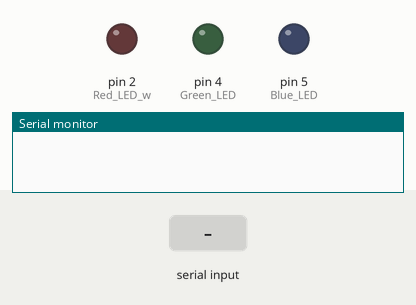
This sketch was run on a simulated Arduino Uno, built with avr-gcc and run on an emulated ATmega328P. On the bench: output pins drawn as LEDs (lit = HIGH), the last lines printed to the serial monitor. The inputs (shaded band) are chosen by the test bench.

Above: at 1.2 s.
1.3 s: "p" received over Serial
At 1.42 s:
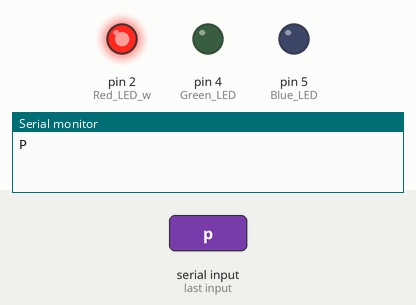
Timing chart, 0 to 4.3 s (numbered marks = the images above; inputs shaded):
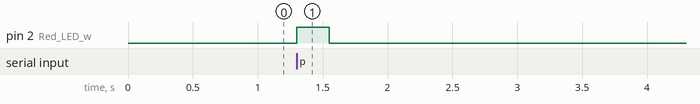

The sketch:

arduino_hue_control.ino
```cpp
void setup() {
  Serial.begin(9600);
  pinMode(2, OUTPUT); //Red LED w. 220ohm?
  pinMode(3, INPUT); //Hue power button w. 10kohm?
  pinMode(4, OUTPUT); //Green LED
  pinMode(5, OUTPUT); //Blue LED
}

void loop() {
  if (Serial.available() > 0) {
    char inByte = Serial.read();
    switch(inByte) {
    case 'p': //Data request
      Serial.write('P');
      digitalWrite(2, HIGH);
      delay(250);
      digitalWrite(2, LOW);
      break;
    }
    Serial.flush();
  }
}
```

Measured:
- after the input at 1.3 s, pin 2 (Red_LED_w): LOW → HIGH at once, → LOW 0.25 s later
